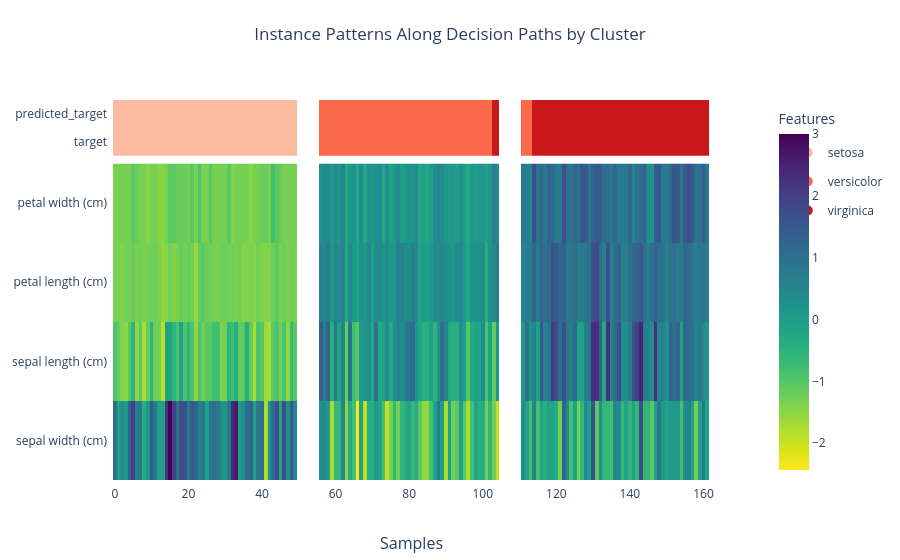

Here is the notebook cell this chart was saved with:
### Code cell
plot_forest_guided_decision_paths(
    data_clustering=feature_importance.data_clustering,
    feature_importance_global=feature_importance.feature_importance_global,
    feature_importance_local=feature_importance.feature_importance_local,
    model_type=fgc.model_type,
    draw_distributions=False,
    draw_dotplot=False,
    draw_heatmap=True,
    heatmap_type="interactive",
    color_spec={"color_features": "viridis_r", "color_target": "Reds"}
)

### Figure 1 — Plotly figure (JSON) as saved in the notebook; plotly's stock layout.template omitted (floating-point values rounded to 4 significant figures; data arrays with more than 128 entries replaced by an {"elided": "..."} marker saying what was removed)
{"data": [{"colorscale": [[0, "rgb(252,186,160)"], [0.5, "rgb(250,105,73)"], [1, "rgb(202,23,28)"]], "customdata": {"elided": "2x26244 str values"}, "hoverongaps": false, "hovertemplate": "<b>Sample: %{customdata}</b><br>x: %{x}<br>target: %{z}<extra></extra>", "showscale": false, "type": "heatmap", "xaxis": "x", "y": ["target", "predicted_target"], "yaxis": "y", "z": {"elided": "2x162 int values"}}, {"colorbar": {"title": {"text": "Features"}, "x": 1.1}, "colorscale": {"elided": "255x2 mixed values"}, "customdata": {"elided": "4x162 str values"}, "hoverongaps": false, "hovertemplate": "<b>Sample: %{customdata}</b><br>x: %{x}<br>y: %{y}<br>value: %{z}<extra></extra>", "showscale": true, "type": "heatmap", "xaxis": "x2", "y": ["sepal width (cm)", "sepal length (cm)", "petal length (cm)", "petal width (cm)"], "yaxis": "y2", "z": {"elided": "4x162 float values"}}, {"legendgroup": "setosa", "marker": {"color": "rgb(252,186,160)", "size": 10}, "mode": "markers", "name": "setosa", "showlegend": true, "type": "scatter", "x": [null], "y": [null]}, {"legendgroup": "versicolor", "marker": {"color": "rgb(250,105,73)", "size": 10}, "mode": "markers", "name": "versicolor", "showlegend": true, "type": "scatter", "x": [null], "y": [null]}, {"legendgroup": "virginica", "marker": {"color": "rgb(202,23,28)", "size": 10}, "mode": "markers", "name": "virginica", "showlegend": true, "type": "scatter", "x": [null], "y": [null]}], "layout": {"annotations": [{"font": {"size": 16}, "showarrow": false, "text": "Samples", "x": 0.5, "xref": "paper", "y": -0.2, "yref": "paper"}], "legend": {"x": 1.3, "xanchor": "right", "y": 0.9, "yanchor": "top"}, "margin": {"pad": 5}, "plot_bgcolor": "rgba(0,0,0,0)", "title": {"text": "Instance Patterns Along Decision Paths by Cluster ", "x": 0.5, "xanchor": "center", "y": 0.95, "yanchor": "top"}, "xaxis": {"anchor": "y", "domain": [0, 1], "matches": "x2", "showticklabels": false}, "xaxis2": {"anchor": "y2", "domain": [0, 1]}, "yaxis": {"anchor": "x", "domain": [0.853, 1], "tickmode": "array", "ticktext": ["target", "predicted_target", "sepal width (cm)", "sepal length (cm)", "petal length (cm)", "petal width (cm)"], "tickvals": ["target", "predicted_target", "sepal width (cm)", "sepal length (cm)", "petal length (cm)", "petal width (cm)"], "type": "category"}, "yaxis2": {"anchor": "x2", "domain": [0, 0.833], "tickmode": "array", "ticktext": ["target", "predicted_target", "sepal width (cm)", "sepal length (cm)", "petal length (cm)", "petal width (cm)"], "tickvals": ["target", "predicted_target", "sepal width (cm)", "sepal length (cm)", "petal length (cm)", "petal width (cm)"], "type": "category"}}}
